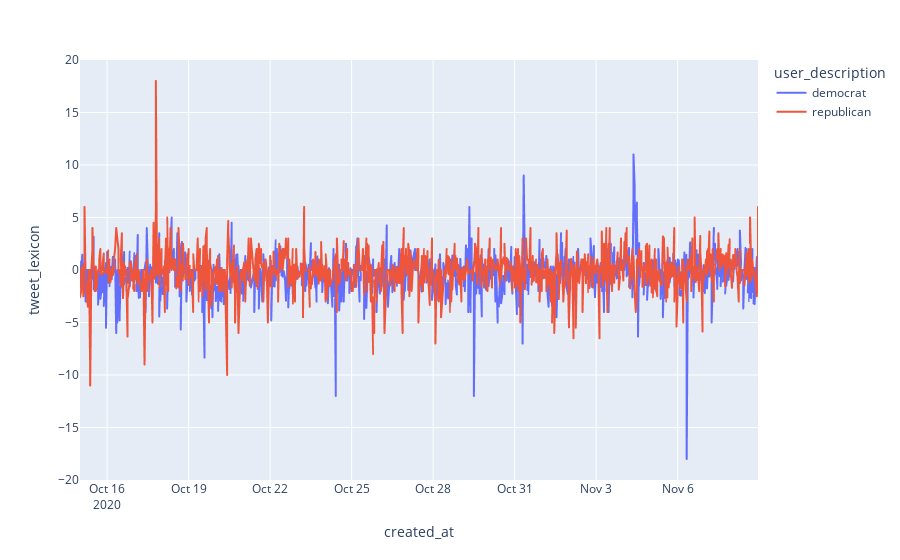

Write notebook code for a chart like this one.
### Code cell
fig = px.line(df, x= 'created_at'
                , y="tweet_lexicon"
                , color = 'user_description'
                )
fig.show()

### Figure 1 — Plotly figure (JSON) as saved in the notebook; plotly's stock layout.template omitted (floating-point values rounded to 4 significant figures; data arrays with more than 128 entries replaced by an {"elided": "..."} marker saying what was removed)
{"data": [{"hovertemplate": "user_description=democrat<br>created_at=%{x}<br>tweet_lexicon=%{y}<extra></extra>", "legendgroup": "democrat", "line": {"color": "#636efa", "dash": "solid"}, "marker": {"symbol": "circle"}, "mode": "lines", "name": "democrat", "showlegend": true, "type": "scattergl", "x": {"elided": "1134 str values"}, "xaxis": "x", "y": {"elided": "1134 float values"}, "yaxis": "y"}, {"hovertemplate": "user_description=republican<br>created_at=%{x}<br>tweet_lexicon=%{y}<extra></extra>", "legendgroup": "republican", "line": {"color": "#EF553B", "dash": "solid"}, "marker": {"symbol": "circle"}, "mode": "lines", "name": "republican", "showlegend": true, "type": "scattergl", "x": {"elided": "1030 str values"}, "xaxis": "x", "y": {"elided": "1030 float values"}, "yaxis": "y"}], "layout": {"legend": {"title": {"text": "user_description"}, "tracegroupgap": 0}, "margin": {"t": 60}, "xaxis": {"anchor": "y", "domain": [0, 1], "title": {"text": "created_at"}}, "yaxis": {"anchor": "x", "domain": [0, 1], "title": {"text": "tweet_lexicon"}}}}
